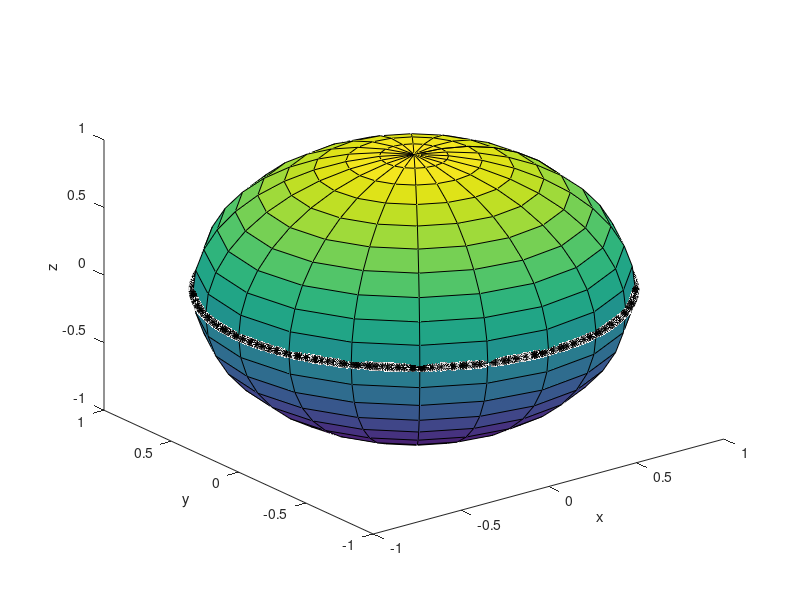

Recreate this plot in MATLAB.
function [] = gipercilindr()
for i=1:1:1000
   x(i)=randn(1);
   y(i)=randn(1);
   z(i)=randn(1);
end
for i=1:1:1000   
   x1(i)= x(i)/sqrt(x(i)^2+y(i)^2);
   y1(i)= y(i)/sqrt(x(i)^2+y(i)^2);
   z1(i)= 0;
   if ((x1(i)^2+y1(i)^2) > 0)
       figure(13);
       plot3(x1(i),y1(i),z1(i),'* k' );
       hold on;
   end
end
figure(13);
sphere;
xlabel('x'); ylabel('y'); zlabel('z');
end